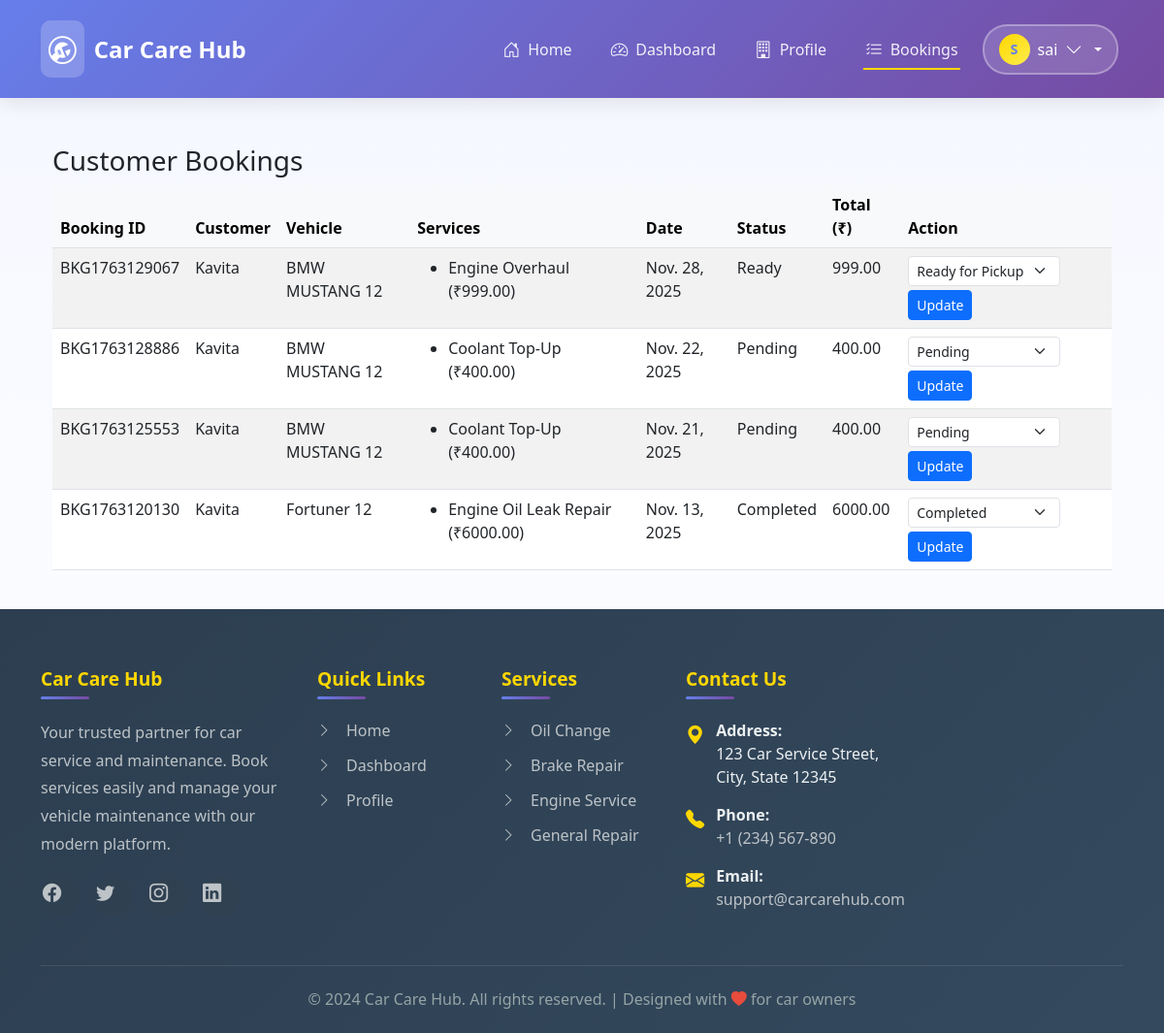
The page /garage/bookings/ (signed in) on the database as committed earlier.
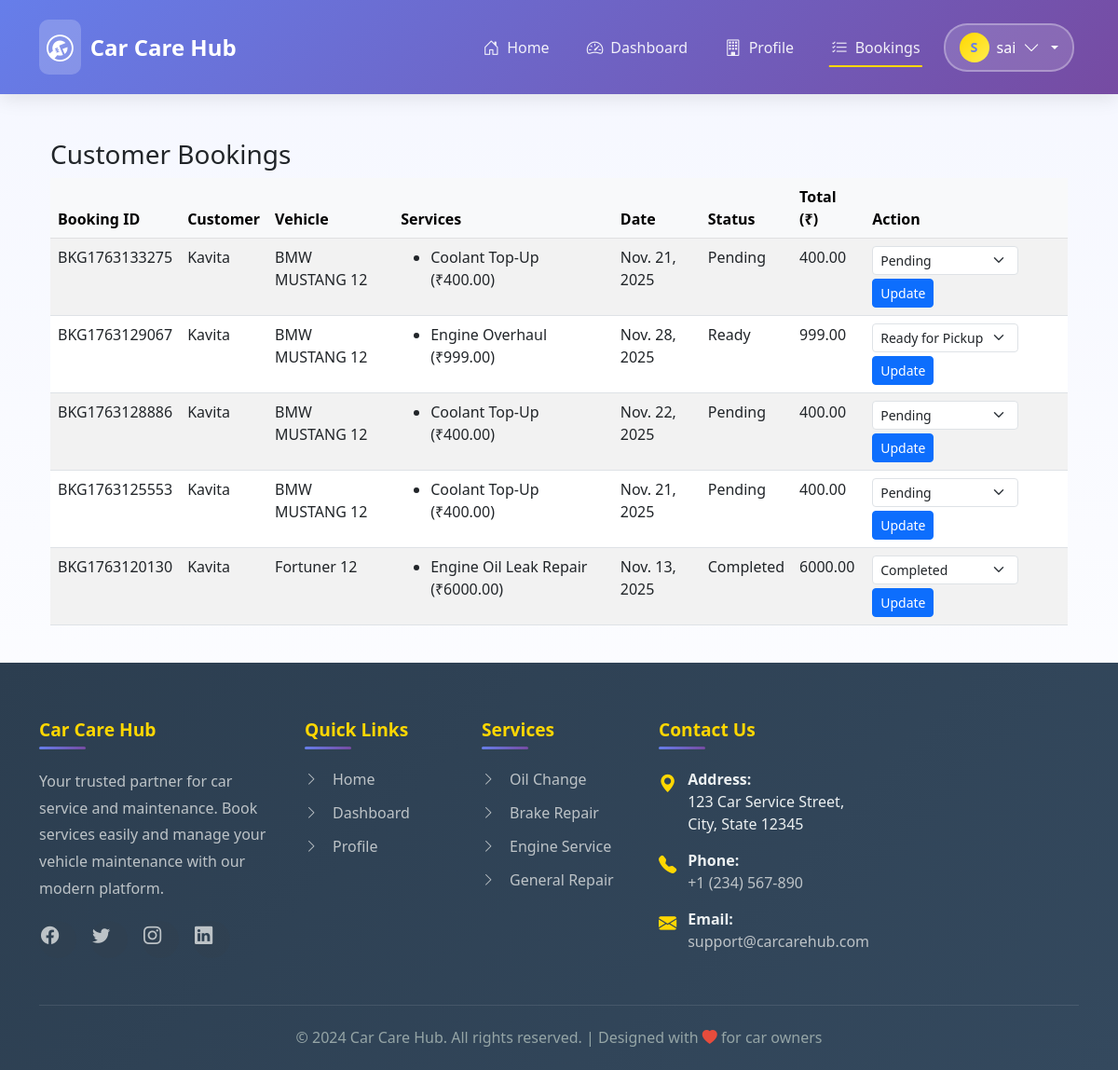
The same page on the database as committed later.
### accounts/models.py (models this page shows, shortened)
class UserProfile(AbstractUser):
    ROLE_CUSTOMER = 'customer'
    ROLE_GARAGE = 'garage'
    ROLE_CHOICES = [
        (ROLE_CUSTOMER, 'Customer'),
        (ROLE_GARAGE, 'Garage'),
    ]
    role = models.CharField(max_length=15, choices=ROLE_CHOICES, default=ROLE_CUSTOMER)
    phone = models.CharField(max_length=20, blank=True)
    address = models.TextField(blank=True)
    is_email_verified = models.BooleanField(default=False)
    otp_code = models.CharField(max_length=6, blank=True, null=True)
    otp_expires_at = models.DateTimeField(blank=True, null=True)

### bookings/models.py (models this page shows, shortened)
class Booking(models.Model):
    STATUS_CHOICES = [
        ('Pending', 'Pending'),
        ('In Service', 'In Service'),
        ('Ready', 'Ready for Pickup'),
        ('Completed', 'Completed'),
        ('Cancelled', 'Cancelled'),
    ]
    DELIVERY_CHOICES = [
        ('Pickup', 'Pickup'),
        ('Self-Drop', 'Self-Drop'),
    ]
    booking_id = models.CharField(max_length=15, unique=True, editable=False,default='TEMP')
    booking_id = models.CharField(max_length=15, unique=True, editable=False ,null=True, blank=True)
    customer = models.ForeignKey(settings.AUTH_USER_MODEL, on_delete=models.CASCADE, related_name='bookings')
    garage = models.ForeignKey(Garage, on_delete=models.CASCADE, related_name='bookings')
    vehicle = models.ForeignKey(Vehicle, on_delete=models.CASCADE, related_name='bookings',null=True, blank=True)
    services = models.ManyToManyField(GarageService, related_name='bookings')
    delivery_option = models.CharField(max_length=20, choices=DELIVERY_CHOICES, default='Self-Drop')
    appointment_date = models.DateField()
    status = models.CharField(max_length=20, choices=STATUS_CHOICES, default='Pending')
    remarks = models.TextField(blank=True, null=True)
    booked_on = models.DateTimeField(auto_now_add=True)
    class Meta:
        ordering = ['-booked_on']
    def total_amount(self):
        return sum(service.price for service in self.services.all())

### customers/models.py (models this page shows, shortened)
class Vehicle(models.Model):
    VEHICLE_TYPES = [
        ('2W', 'Two Wheeler'),
        ('4W', 'Four Wheeler'),
    ]
    FUEL_TYPES = [
        ('Petrol', 'Petrol'),
        ('Diesel', 'Diesel'),
        ('Electric', 'Electric'),
        ('Hybrid', 'Hybrid'),
        ('CNG', 'CNG'),
    ]
    customer = models.ForeignKey(User, on_delete=models.CASCADE, related_name='vehicles')
    vehicle_type = models.CharField(max_length=2, choices=VEHICLE_TYPES)
    brand = models.CharField(max_length=50)
    model = models.CharField(max_length=50)
    year_of_manufacture = models.PositiveIntegerField()
    fuel_type = models.CharField(max_length=10, choices=FUEL_TYPES)
    registration_number = models.CharField(max_length=20, unique=True)
    last_service_date = models.DateField(blank=True, null=True)
    created_at = models.DateTimeField(auto_now_add=True)

### garage/models.py (models this page shows, shortened)
class GarageService(models.Model):
    garage = models.ForeignKey(Garage, on_delete=models.CASCADE, related_name='services')
    service_type = models.ForeignKey(ServiceType, on_delete=models.SET_NULL, null=True)
    price = models.DecimalField(max_digits=10, decimal_places=2)
    opening_hours = models.CharField(max_length=100, blank=True, null=True)
    custom_text = models.CharField(max_length=255, blank=True)

class ServiceType(models.Model):
    name = models.CharField(max_length=100, unique=True)
    description = models.TextField(blank=True)
    parent = models.ForeignKey('self', null=True, blank=True, related_name='subtypes', on_delete=models.CASCADE)

### garage/views.py (the view)
# urls.py: path('bookings/', views.garage_bookings, name='garage_bookings'),
@login_required
def garage_bookings(request):
    garage = get_object_or_404(Garage, user=request.user)
    bookings = Booking.objects.filter(garage=garage).order_by("-booked_on")
    return render(request, "garage/garage_bookings.html", {"bookings": bookings})

### garage/templates/garage/garage_bookings.html (shortened to what this page needs)
{% extends 'base.html' %}
{% block content %}
<div class="container mt-4">
  <h3>Customer Bookings</h3>
  <table class="table table-striped">
    <thead class="table-light">
      <tr>
        <th>Booking ID</th>
        <th>Customer</th>
        <th>Vehicle</th>
        <th>Services</th>
        <th>Date</th>
        <th>Status</th>
        <th>Total (₹)</th>
        <th>Action</th>
      </tr>
    </thead>
    <tbody>
      {% for b in bookings %}
      <tr>
        <td>{{ b.booking_id }}</td>
        <td>{{ b.customer.username }}</td>
        <td>{{ b.vehicle.brand }} {{ b.vehicle.model }}</td>
        <td>
          <ul class="mb-0">
            {% for s in b.services.all %}
              <li>{{ s.service_type.name }} (₹{{ s.price }})</li>
            {% endfor %}
          </ul>
        </td>
        <td>{{ b.appointment_date }}</td>
        <td>{{ b.status }}</td>
        <td>{{ b.total_amount }}</td>
        <td>
          <form method="POST" action="{% url 'update_booking_status' b.id %}">
            <select name="status" class="form-select form-select-sm d-inline w-auto">
              {% for value, label in b.STATUS_CHOICES %}
                <option value="{{ value }}" {% if b.status == value %}selected{% endif %}>{{ label }}</option>
              {% endfor %}
            </select>
            <button type="submit" class="btn btn-sm btn-primary mt-1">Update</button>
          </form>
        </td>
      </tr>
      {% empty %}
      <tr><td colspan="8" class="text-center text-muted">No bookings yet.</td></tr>
      {% endfor %}
    </tbody>
  </table>
</div>
{% endblock %}

### templates/base.html (shortened to what this page needs)
<!DOCTYPE html>
{% load static %}
<html lang="en">
<head>
    <link rel="stylesheet" href="https://cdnjs.cloudflare.com/ajax/libs/font-awesome/6.5.0/css/all.min.css">
    <link href="https://cdn.jsdelivr.net/npm/bootstrap@5.3.0/dist/css/bootstrap.min.css" rel="stylesheet">
    <link rel="stylesheet" href="https://cdn.jsdelivr.net/npm/bootstrap-icons@1.11.0/font/bootstrap-icons.css">
</head>
<body>
    <nav class="navbar navbar-expand-lg navbar-dark">
        <div class="container">
            <a class="navbar-brand" href="{% url 'accounts:home' %}">
                <i class="bi bi-wrench-adjustable-circle"></i>
                <span>Car Care Hub</span>
            </a>
            <div class="collapse navbar-collapse" id="navbarNav">
                <ul class="navbar-nav ms-auto">
                    <li class="nav-item">
                        <a class="nav-link {% if request.resolver_match.url_name == 'home' %}active{% endif %}"
                            href="{% url 'accounts:home' %}">
                            <i class="bi bi-house-door"></i>
                            <span>Home</span>
                        </a>
                    </li>
                    {% if user.is_authenticated %}
                    {% if user.role == 'customer' %}
                    <li class="nav-item">
                        <a class="nav-link {% if 'dashboard' in request.resolver_match.url_name %}active{% endif %}"
                            href="{% url 'customers:dashboard' %}">
                            <i class="bi bi-speedometer2"></i>
                            <span>Dashboard</span>
                        </a>
                    </li>
                    <li class="nav-item">
                        <a class="nav-link {% if 'search' in request.resolver_match.url_name %}active{% endif %}"
                            href="{% url 'customers:search_garages' %}">
                            <i class="bi bi-search"></i>
                            <span>Search Garages</span>
                        </a>
                    </li>
                    <li class="nav-item">
                        <a class="nav-link {% if 'booking' in request.resolver_match.url_name %}active{% endif %}"
                            href="{% url 'customers:booking_history' %}">
                            <i class="bi bi-calendar-check"></i>
                            <span>My Bookings</span>
                        </a>
                    </li>
                    {% elif user.role == 'garage' %}
                    <li class="nav-item">
                        <a class="nav-link {% if 'garage_dashboard' in request.resolver_match.url_name %}active{% endif %}"
                            href="{% url 'garage_dashboard' %}">
                            <i class="bi bi-speedometer2"></i>
                            <span>Dashboard</span>
                        </a>
                    </li>
                    <li class="nav-item">
                        <a class="nav-link {% if 'garage_profile' in request.resolver_match.url_name %}active{% endif %}"
                            href="{% url 'garage_profile' %}">
                            <i class="bi bi-building"></i>
                            <span>Profile</span>
                        </a>
                    </li>
                    <li class="nav-item">
                        <a class="nav-link" href="{% url 'garage_bookings' %}">
                            <i class="bi bi-list-check"></i> Bookings
                        </a>
                    </li>
                    {% endif %}
                    <li class="nav-item dropdown user-dropdown">
                        <a class="nav-link user-menu-toggle dropdown-toggle" href="#" id="userDropdown" role="button"
                            data-bs-toggle="dropdown" aria-expanded="false">
                            <div class="user-avatar">
                                {{ user.username|first|upper }}
                            </div>
                            <span>{{ user.username }}</span>
                            <i class="bi bi-chevron-down"></i>
                        </a>
                    </li>
                    {% endif %}
                </ul>
            </div>
        </div>
    </nav>
    <main class="{% block main_class %}container my-4{% endblock %}">
        {% block content %}{% endblock %}
    </main>
    <footer class="footer">
        <div class="container">
            <div class="row g-4">
                <div class="col-md-4 col-lg-3">
                    <h5>Car Care Hub</h5>
                    <p>Your trusted partner for car service and maintenance. Book services easily and manage your
                        vehicle maintenance with our modern platform.</p>
                    <div class="social-icons">
                        <a href="#" class="social-icon" aria-label="Facebook">
                            <i class="bi bi-facebook"></i>
                        </a>
                        <a href="#" class="social-icon" aria-label="Twitter">
                            <i class="bi bi-twitter"></i>
                        </a>
                        <a href="#" class="social-icon" aria-label="Instagram">
                            <i class="bi bi-instagram"></i>
                        </a>
                        <a href="#" class="social-icon" aria-label="LinkedIn">
                            <i class="bi bi-linkedin"></i>
                        </a>
                    </div>
                </div>
                <div class="col-md-4 col-lg-2">
                    <h5>Quick Links</h5>
                    <ul class="footer-links">
                        <li><a href="{% url 'accounts:home' %}"><i class="bi bi-chevron-right"></i> Home</a></li>
                        {% if user.is_authenticated %}
                        {% if user.role == 'customer' %}
                        <li><a href="{% url 'customers:dashboard' %}"><i class="bi bi-chevron-right"></i> Dashboard</a>
                        </li>
                        <li><a href="{% url 'customers:search_garages' %}"><i class="bi bi-chevron-right"></i> Search
                                Garages</a></li>
                        {% elif user.role == 'garage' %}
                        <li><a href="{% url 'garage_dashboard' %}"><i class="bi bi-chevron-right"></i> Dashboard</a>
                        </li>
                        <li><a href="{% url 'garage_profile' %}"><i class="bi bi-chevron-right"></i> Profile</a></li>
                        {% endif %}
                        {% else %}
                        <li><a href="{% url 'accounts:user_login' %}"><i class="bi bi-chevron-right"></i> Login</a></li>
                        <li><a href="{% url 'accounts:signup' %}"><i class="bi bi-chevron-right"></i> Sign Up</a></li>
                        {% endif %}
                    </ul>
                </div>
                <div class="col-md-4 col-lg-2">
                    <h5>Services</h5>
                    <ul class="footer-links">
                        <li><a href="#"><i class="bi bi-chevron-right"></i> Oil Change</a></li>
                        <li><a href="#"><i class="bi bi-chevron-right"></i> Brake Repair</a></li>
                        <li><a href="#"><i class="bi bi-chevron-right"></i> Engine Service</a></li>
                        <li><a href="#"><i class="bi bi-chevron-right"></i> General Repair</a></li>
                    </ul>
                </div>
                <div class="col-md-12 col-lg-5">
                    <h5>Contact Us</h5>
                    <ul class="contact-info">
                        <li>
                            <i class="bi bi-geo-alt-fill"></i>
                            <div>
                                <strong>Address:</strong><br>
                                123 Car Service Street,<br>
                                City, State 12345
                            </div>
                        </li>
                        <li>
                            <i class="bi bi-telephone-fill"></i>
                            <div>
                                <strong>Phone:</strong><br>
                                <a href="tel:+1234567890">+1 (234) 567-890</a>
                            </div>
                        </li>
                        <li>
                            <i class="bi bi-envelope-fill"></i>
                            <div>
                                <strong>Email:</strong><br>
                                <a href="mailto:support@carcarehub.com">support@carcarehub.com</a>
                            </div>
                        </li>
                    </ul>
                </div>
            </div>
            <div class="footer-bottom">
                <p>&copy; 2024 Car Care Hub. All rights reserved. | Designed with <i class="bi bi-heart-fill"
                        style="color: #e74c3c;"></i> for car owners</p>
            </div>
        </div>
    </footer>
</body>
</html>

Rows that differ between the two databases and show on the page:
added Booking: booking_id "BKG1763133275", customer.username "Kavita", vehicle.brand "BMW", vehicle.model "MUSTANG 12", appointment_date "Nov. 21, 2025", status "Pending", total_amount "400.00", GarageService (service_type.name "Coolant Top-Up", price "400.00")
